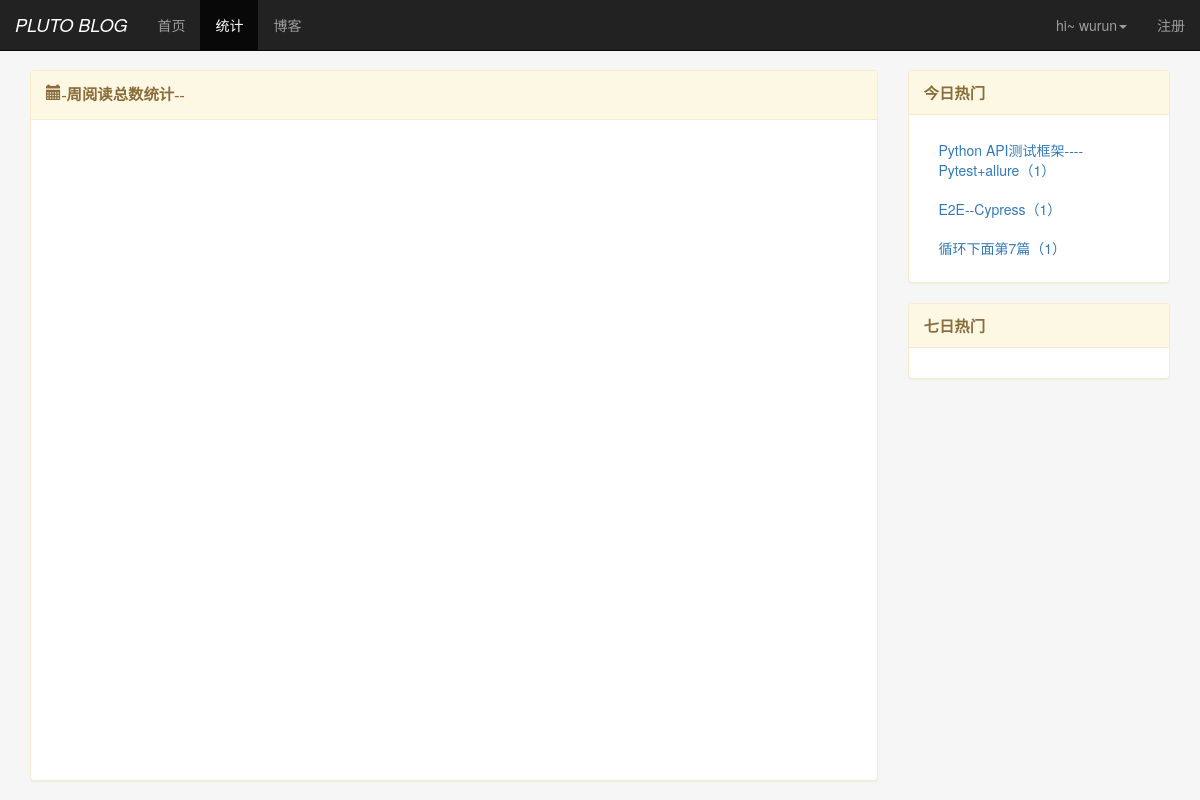
The page /statistics/ (signed in) on the database its author committed.
### read_statistics/models.py (models this page shows)
class ReadDetail(models.Model):
    date = models.DateField(default=timezone.now)
    read_num = models.IntegerField(default=0)  # 阅读计数字段，默认0
    content_type = models.ForeignKey(ContentType, on_delete=models.DO_NOTHING)  # 多对一，外键指向ContentType模型
    object_id = models.PositiveIntegerField()  # 数值字段类型，存储将要关联的模型中的主键值
    content_object = GenericForeignKey('content_type', 'object_id')

### blog/models.py (models this page shows, shortened)
class Blog(models.Model, ReadNumExpandMethod):
    title = models.CharField(max_length=50)
    blog_type = models.ForeignKey(BlogType, on_delete=models.DO_NOTHING)
    content = RichTextUploadingField()
    author = models.ForeignKey(User, on_delete=models.DO_NOTHING, default=1)
    created_time = models.DateTimeField(auto_now_add=True)
    last_updated_time = models.DateTimeField(auto_now=True)
    read_details = GenericRelation(ReadDetail)  # 反向通用关系，创建一个从相关对象到该对象的关系， 这里关联到ReadDetail-->Blog
    objects = models.Manager()
    class Meta:
        ordering = ['-created_time']  # 倒序显示列表

### read_statistics/views.py (the view)
# urls.py: path('', views.num_statistics, name='num_statistics'),  # 阅读数量统计
def num_statistics(request):
    blog_content_type = ContentType.objects.get_for_model(Blog)
    dates, read_nums = get_seven_days_read_data(blog_content_type)
    week_hot = cache.get('week_hot')
    if week_hot is None:
        week_hot = get_week_hot_data()
        cache.set('week_hot', week_hot, 3600)
    context = {}
    context.update(read_nums=read_nums,
                   dates=dates,
                   today_hot=get_today_hot_data(blog_content_type),
                   week_hot=week_hot)
    return render(request, 'statistics/statistics.html', context)

### read_statistics/utils.py (called while the page is built)
def get_seven_days_read_data(content_type):
    today = timezone.now().date()
    dates = []
    read_nums = []
    for i in range(6, -1, -1):
        date = today - datetime.timedelta(days=i)
        dates.append(date.strftime('%m/%d'))
        read_datails = ReadDetail.objects.filter(content_type=content_type, date=date)
        result = read_datails.aggregate(read_num_sum=Sum('read_num'))
        read_nums.append(result['read_num_sum'] or 0)
    return dates, read_nums

def get_today_hot_data(content_type):
    today = timezone.now().date()
    read_details = ReadDetail.objects.filter(content_type=content_type, date=today).order_by('-read_num')
    return read_details[:6]  # ---> QuerySet

def get_week_hot_data():
    today = timezone.now().date()
    date = today - datetime.timedelta(days=7)
    read_details = Blog.objects \
                       .filter(read_details__date__lt=today, read_details__date__gte=date) \
                       .values('id', 'title') \
                       .annotate(read_num_sum=Sum('read_details__read_num')) \
                       .order_by('-read_num_sum')
    return read_details[:6]

### read_statistics/templates/statistics/statistics.html (shortened to what this page needs)
{% extends 'base.html' %}
{% block nav_statistics_active %}active{% endblock %}
{% load static %}
{% block heard_extends %}
    <link rel="stylesheet" href={% static 'statistics/statistics.css' %}>
{% endblock %}
{% block content %}
    <div class="container">
        <div class="row">
            <div class="col-xs-12 col-sm-8 col-md-9 col-lg-9">
                <div class="panel panel-warning">
                    <div class="panel-heading"><p class="glyphicon glyphicon-calendar"><b>-周阅读总数统计--</b></p></div>
                    <div class="panel-body">
                        <div id="container"></div>
                    </div>
                    </div>
                </div>
                <div class="hidden-xs col-sm-4 col-md-3 col-lg-3">
            <div class="panel panel-warning">
                  <div class="panel-heading"><b>今日热门</b></div>
                  <div class="panel-body">
                        <ul class="list-group">
                            {% for hot in today_hot %}
                                <li class="list-group-item">
                                    <a href="{% url 'blog_detail' hot.content_object.pk%}">{{ hot.content_object.title }}（{{ hot.read_num }}）</a>
                                </li>
                            {% empty %}
                                <li>暂时没有喔~稍后再来吧~~</li>
                            {% endfor %}
                        </ul>
                  </div>
            </div>
            <div class="panel panel-warning">
                <div class="panel-heading"><b>七日热门</b></div>
                <div class="panel-body">
                </div>
            </div>
            </div>
        </div>
    </div>
{% endblock %}

### templates/base.html (shortened to what this page needs)
<!DOCTYPE html>
<html lang="zh-CN">
<head>
    {% load static %}
    <link rel="stylesheet" href="{% static 'base.css' %}">
    <link rel="stylesheet" href="{% static 'bootstrap-3.3.7/css/bootstrap.min.css' %}">
    {% block heard_extends %}{% endblock %}
</head>
<body>
    <div class="navbar  navbar-inverse navbar-fixed-top" role="navigation">
        <div class="container-fluid">
            <div class="navbar-header">
                 <a class="navbar-brand" href="{% url 'home' %}" style="font-style: italic;">PLUTO BLOG
                 </a>
            </div>
            <div id="navbar-collapse" class="collapse navbar-collapse">
                <ul class="nav navbar-nav">
                <li class="{% block nav_home_active %}{% endblock %}">
                    <a href="{% url 'home' %}">首页</a></li>
                <li class="{% block nav_statistics_active %}{% endblock %}">
                    <a href="{% url 'num_statistics' %}">统计</a></li>
                <li class="{% block nav_blog_active %}{% endblock %}">
                    <a href="{% url 'blog_list' %}">博客</a></li>
                </ul>
                <ul class="nav navbar-nav navbar-right">
                {% if user.is_authenticated %}
                    <li role="presentation" class="{% block nav_name_active %}{% endblock %} dropdown">
                        <a class="dropdown-toggle" data-toggle="dropdown" href="#" role="button" aria-haspopup="true" aria-expanded="false">
                        hi~ {{ user.username }}<span class="caret"></span>
                        </a>
                  </li>
                {% else %}
                <li class="{% block nav_login_active %}{% endblock %}">
                    <a href="{% url 'login' %}">登录</a></li>
                {% endif %}
                <li class="{% block nav_register_active %}{% endblock %}">
                    <a href="{% url 'register' %}">注册</a></li>
                </ul>
            </div>
        </div>
    </div>
    {% block content %}{% endblock %}
</body>
</html>

### static/base.css (style rules this page uses)
* { margin: 0; padding: 0; }
body { margin-top: 70px!important; background-color: #f6f6f6!important; }
ul.list-group { margin-bottom: auto; }
ul.list-group > li.list-group-item { position: relative; display: block; padding: 10px 15px; margin-bottom: -1px; background-color: #fff; border: none; }

### read_statistics/static/statistics/statistics.css (style rules this page uses)
div.panel-heading { font-size: 110%; }
div#container { margin: 0 auto; height: 45em; min-width: 30em; max-width: 60em; }

### rows shown on the page
ReadDetail: content_object "Python API测试框架----Pytest+allure", read_num "1"
ReadDetail: content_object "E2E--Cypress", read_num "1"
ReadDetail: content_object "循环下面第7篇", read_num "1"

### other values the page prints
{{ user.username }} "wurun"
